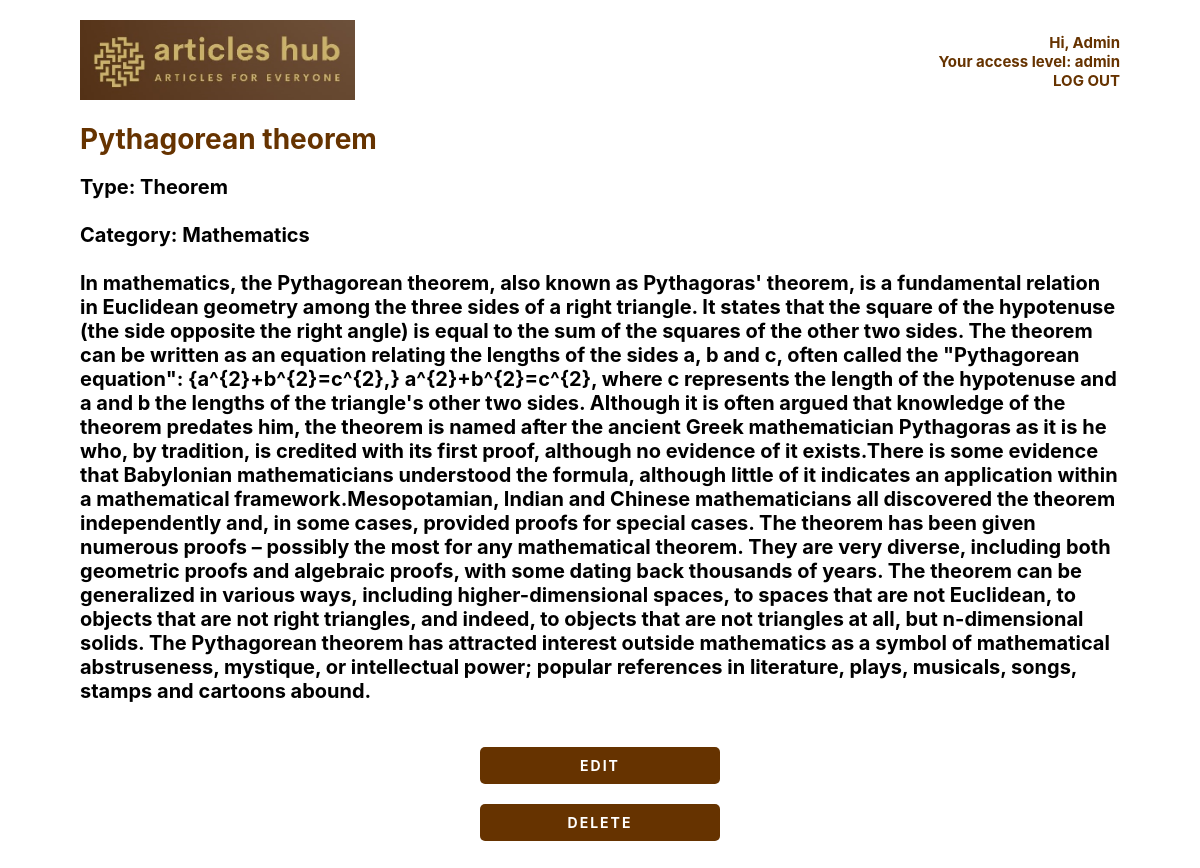
Screenshot of /articleshub/article/20/ (signed in) with the database file from the repository.
### ARTICLES_HUB/models.py (models this page shows, shortened)
class Article (models.Model):
    article_id = models.IntegerField
    type_id = models.ForeignKey (ArticleType, on_delete=models.SET_NULL, null=True)
    category_id = models.ForeignKey (ArticleCategory, on_delete=models.SET_NULL, null=True)
    article_name = models.TextField(max_length=255)
    year_of_born = models.TextField(max_length=50, blank=True)
    year_of_died = models.TextField(max_length=50, blank=True)
    nationality = models.TextField(max_length=50, blank=True)
    notable_work = models.TextField(max_length=255, blank=True)
    article_about = models.TextField(max_length=8000, blank=True)
    known_for = models.TextField(max_length=255, blank=True)
    article_year = models.TextField(max_length=50, blank=True)
    medium = models.TextField(max_length=255, blank=True)
    dimensions = models.TextField(max_length=255, blank=True)
    location = models.TextField(max_length=255, blank=True)
    designed = models.TextField(max_length=255, blank=True)
    developer = models.TextField(max_length=255, blank=True)

class ArticleType(models.Model):
    type_id = models.IntegerField
    type_name = models.TextField(max_length=255)
    def __str__(self):
        return self.type_name

class ArticleCategory(models.Model):
    category_id = models.IntegerField
    category_name = models.TextField(max_length=255)
    def __str__(self):
        return self.category_name

### ARTICLES_HUB/views.py (the view)
# urls.py: path("article/<int:pk>/", ArticleDetailsView.as_view(), name = "article_detail"),
class ArticleDetailsView(DetailView):
    model = Article
    template_name = "article_detail.html"

### ARTICLES_HUB/templates/article_detail.html (shortened to what this page needs)
{% extends "base.html" %}
{% load static %}
{% load crispy_forms_tags %}
{% block content %}
{% if user.is_authenticated %}
  <div class="tour-entry">
    <h1>{{ article.article_name }} </h1>
    <h4>Type: {{article.type_id }}
      <br><br>
       Category: {{ article.category_id }}
       <br><br>
       {{article.article_about}}
       <br> <br>
  </div>
  <center>
    {% if 'contenttypes.change_contenttype' in perms %}
    <a href="{% url 'article_edit' article.pk %}" class="button-dark">EDIT</a>
    {% endif %}
    {% if 'contenttypes.delete_contenttype' in perms %}
    <a href="{% url 'article_delete' article.pk %}" class="button-dark">DELETE</a><br><br>
    {% endif %}
  </center>
{% endif %}
{% endblock content %}

### ARTICLES_HUB/templates/base.html (shortened to what this page needs)
{% load static %}
<!DOCTYPE html>
<html lang="en">
<head>
    <link rel="stylesheet" href="{% static 'css/base.css' %}">
</head>
<body>
    {% if user.is_authenticated %}
    <div class="base-container">
        <div class="base-logo">
          <a href="{% url 'home' %}"><img src="{% static 'images/articles_hub_logo2.jpg' %}" height="80px"></a>
        </div>
        <div class="base-text">
            <h5>
                Hi, {{user.first_name}} <br>
                 Your access level: {{user.groups.first.name}} <br>
                 <a href="{% url 'logout' %}">LOG OUT</a>
            </h5>
        </div>
      </div>
    {% endif %}
{% block content %} {% endblock content %}
</body>
</html>

### ARTICLES_HUB/static/css/base.css (style rules this page uses)
body { font-family: 'Inter', sans-serif; font-size: 14px; text-decoration: none; margin: 20px 80px 20px 80px; }
.button-dark { background-color: #663300; color: white !important; padding: 10px 20px; margin-top: 20px; display: block; font-weight: bold; text-align: center; border-radius: 5px; border: none !important; letter-spacing: 2px; }
a { color: #663300; font-weight: bold; text-decoration: none; margin-left: 0px; margin-top: 0px; width: 200px; }
h5 { text-align: right; text-decoration: none; color: #663300; font-size: 15px; font-weight: bold; margin: 0px; }
h4 { font-size: 20px; text-decoration: #333636; margin-bottom: 7px; margin-top: 7px; }
h1 { font-weight: bold; color: #663300; }
.base-container { display: flex; justify-content: space-between; align-items: center; }
.base-logo { flex-basis: 50%; }
.base-text { text-align: left; margin-left: auto; flex-basis: 50%; }

### rows the page displays
Article: article_name "Pythagorean theorem", type_id "Theorem", category_id "Mathematics", article_about "In mathematics, the Pythagorean theorem, also known as Pythagoras' theorem, is a fundamental relation in Euclidean geometry among the three sides of a right triangle. It states that the square of the hypotenuse (the side opposite the right angle) is equal to the sum of the squares of the other two sides. The theorem can be written as an equation relating the lengths of the sides a, b and c, often called the \"Pythagorean equation\": {a^{2}+b^{2}=c^{2},} a^{2}+b^{2}=c^{2}, where c represents the length of the hypotenuse and a and b the lengths of the triangle's other two sides. Although it is often argued that knowledge of the theorem predates him, the theorem is named after the ancient Greek…"

### other values shown
{{ user.first_name }} "Admin"
{{ user.groups.first.name }} "admin"
